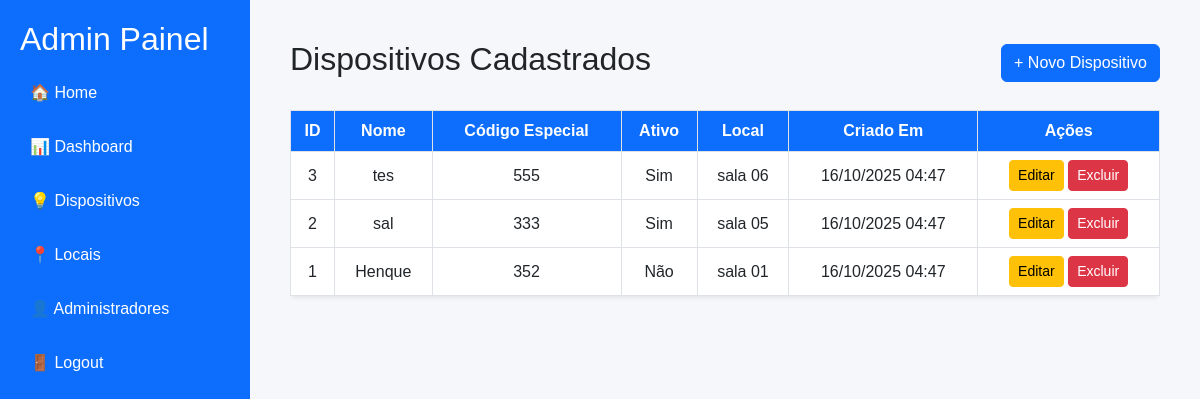
Before: /tcc/adm/dispositivo/dispositivos.php (signed in) with the older database file.
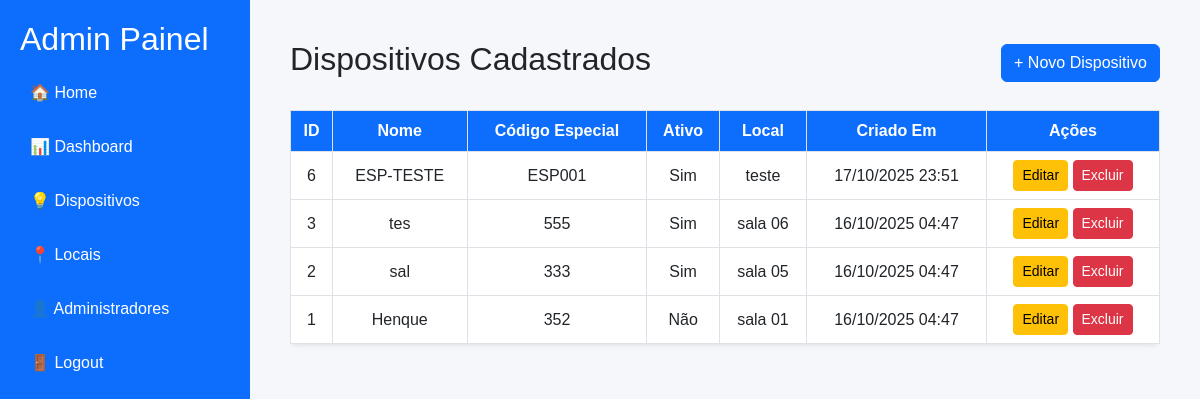
After: the same page with the newer database file.
### tables this page shows
CREATE TABLE `tbl_dispositivos` (
  `id` int NOT NULL AUTO_INCREMENT,
  `nome` varchar(100) NOT NULL,
  `codigo_esp` varchar(60) NOT NULL,
  `ativo` tinyint NOT NULL DEFAULT '1',
  `criado_em` timestamp NOT NULL DEFAULT CURRENT_TIMESTAMP,
  `tbl_locais_id` int NOT NULL,
  PRIMARY KEY (`id`),
  KEY `fk_tbl_dispositivos_tbl_locais1_idx` (`tbl_locais_id`),
  CONSTRAINT `fk_tbl_dispositivos_tbl_locais1` FOREIGN KEY (`tbl_locais_id`) REFERENCES `tbl_locais` (`id`)
);

CREATE TABLE `tbl_locais` (
  `id` int NOT NULL AUTO_INCREMENT,
  `locais` varchar(100) NOT NULL,
  `descricao` text NOT NULL,
  PRIMARY KEY (`id`)
);

### tcc/Models/Dispositivo/DispositivoDAO.php (called while the page is built, shortened)
<?php
require_once __DIR__ . '/../../config/database.php';
class DispositivoDAO {
    private $conn;
    public function __construct() {
        $db = new Database();
        $this->conn = $db->getConnection();
    }
    public function listarTodos() {
        $query = "SELECT d.id, d.nome, d.codigo_esp, d.ativo, d.criado_em, d.tbl_locais_id,
                         l.locais AS nome_local
                  FROM tbl_dispositivos d
                  JOIN tbl_locais l ON d.tbl_locais_id = l.id
                  ORDER BY d.id DESC";
        $stmt = $this->conn->prepare($query);
        $stmt->execute();
        return $stmt->fetchAll(PDO::FETCH_ASSOC);
    }
}
?>

### tcc/config/database.php (called while the page is built, shortened)
<?php
class Database {
    private $host = 'localhost';
    private $db_name = 'safelab_db';
    private $username = 'root';
    private $password = 'root';
    public function getConnection() {
        $this->conn = null;
        try {
            $this->conn = new PDO(
                "mysql:host={$this->host};dbname={$this->db_name}",
                $this->username,
                $this->password
            );
            $this->conn->setAttribute(PDO::ATTR_ERRMODE, PDO::ERRMODE_EXCEPTION);
        } catch (PDOException $e) {
            die("Erro na conexão: " . $e->getMessage());
        }
        return $this->conn;
    }
}

### tcc/adm/dispositivo/dispositivos.php (the view, shortened to what this page needs)
<?php
require_once __DIR__ . '/../../Models/Dispositivo/DispositivoDAO.php';
$dispositivoDAO = new DispositivoDAO();
$dispositivos = $dispositivoDAO->listarTodos();
?>
<!DOCTYPE html>
<html lang="pt-br">
<head>
  <link href="https://cdn.jsdelivr.net/npm/bootstrap@5.3.0/dist/css/bootstrap.min.css" rel="stylesheet">
</head>
<body>
  <?php include "../includes/sidebar.php"; ?>
  <div class="main-content">
    <div class="d-flex justify-content-between align-items-center mb-4">
      <h2>Dispositivos Cadastrados</h2>
      <a href="cadastro-dispositivo.php" class="btn btn-primary">+ Novo Dispositivo</a>
    </div>
    <?php if (!empty($dispositivos)) : ?>
      <div class="table-responsive">
        <table class="table table-bordered table-hover shadow-sm bg-white rounded">
          <thead>
            <tr>
              <th>ID</th>
              <th>Nome</th>
              <th>Código Especial</th>
              <th>Ativo</th>
              <th>Local</th>
              <th>Criado Em</th>
              <th>Ações</th>
            </tr>
          </thead>
          <tbody>
            <?php foreach ($dispositivos as $d): ?>
              <tr>
                <td><?= htmlspecialchars($d['id']); ?></td>
                <td><?= htmlspecialchars($d['nome']); ?></td>
                <td><?= htmlspecialchars($d['codigo_esp']); ?></td>
                <td><?= $d['ativo'] ? 'Sim' : 'Não'; ?></td>
                <td><?= htmlspecialchars($d['nome_local']); ?></td>
                <td><?= date('d/m/Y H:i', strtotime($d['criado_em'])); ?></td>
                <td>
                  <a href="editar-dispositivo.php?id=<?= $d['id']; ?>" class="btn btn-sm btn-warning">Editar</a>
                  <a href="../../process/dispositivo/process_excluir_dispositivo.php?id=<?= $d['id']; ?>"
                     class="btn btn-sm btn-danger"
                     onclick="return confirm('Tem certeza que deseja excluir este dispositivo?');">
                     Excluir
                  </a>
                </td>
              </tr>
            <?php endforeach; ?>
          </tbody>
        </table>
      </div>
    <?php else : ?>
      <p class="text-muted">Nenhum dispositivo cadastrado ainda.</p>
    <?php endif; ?>
  </div>
</body>
</html>

### tcc/adm/includes/sidebar.php
<div class="sidebar">
  <h2>Admin Painel</h2>
  <a href="../index.php">🏠 Home</a>
  <a href="../public/dashboard.php">📊 Dashboard</a>
  <a href="dispositivo/dispositivos.php">💡 Dispositivos</a>
  <a href="local/locais.php">📍 Locais</a>
  <a href="usuario/admins.php">👤 Administradores</a>
  <a href="../logout.php">🚪 Logout</a>
</div>

### tcc/adm/dispositivo/dispositivos.php (style rules this page uses)
body { display: flex; min-height: 100vh; font-family: 'Poppins', sans-serif; background-color: #f5f7fa; }
.sidebar { width: 250px; background: #0d6efd; color: white; display: flex; flex-direction: column; padding: 20px; }
.sidebar a { color: white; text-decoration: none; padding: 10px; margin: 5px 0; border-radius: 8px; transition: background 0.3s; }
.main-content { flex-grow: 1; padding: 40px; }
.table th { background-color: #0d6efd; color: white; text-align: center; }
.table td { vertical-align: middle; text-align: center; }

Changed rows visible on the page:
added tbl_dispositivos: id "6", nome "ESP-TESTE", codigo_esp "ESP001", ativo "Sim", tbl_locais.locais "teste", criado_em "17/10/2025 23:51"
